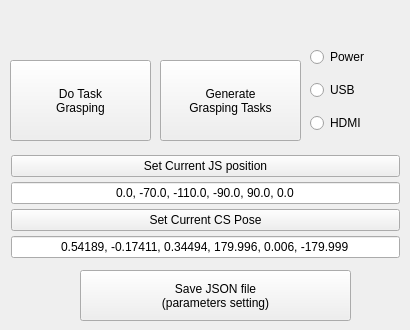
     <widget class="QWidget" name="tab">
      <attribute name="title">
       <string>Grasping</string>
      </attribute>
      <widget class="QPushButton" name="pushButton_doTask_Grasping">
       <property name="enabled">
        <bool>true</bool>
       </property>
       <property name="geometry">
        <rect>
         <x>10</x>
         <y>60</y>
         <width>141</width>
         <height>81</height>
        </rect>
       </property>
       <property name="layoutDirection">
        <enum>Qt::LeftToRight</enum>
       </property>
       <property name="text">
        <string>Do Task
Grasping</string>
       </property>
      </widget>
      <widget class="QPushButton" name="task_pushButton_genTasks_Grasping">
       <property name="enabled">
        <bool>true</bool>
       </property>
       <property name="geometry">
        <rect>
         <x>160</x>
         <y>60</y>
         <width>141</width>
         <height>81</height>
        </rect>
       </property>
       <property name="sizePolicy">
        <sizepolicy hsizetype="Preferred" vsizetype="Preferred">
         <horstretch>0</horstretch>
         <verstretch>0</verstretch>
        </sizepolicy>
       </property>
       <property name="text">
        <string>Generate
Grasping Tasks</string>
       </property>
      </widget>
      <widget class="QWidget" name="layoutWidget_37">
       <property name="geometry">
        <rect>
         <x>10</x>
         <y>150</y>
         <width>391</width>
         <height>113</height>
        </rect>
       </property>
       <layout class="QVBoxLayout" name="verticalLayout_40">
        <property name="spacing">
         <number>1</number>
        </property>
        <property name="leftMargin">
         <number>1</number>
        </property>
        <property name="topMargin">
         <number>1</number>
        </property>
        <property name="rightMargin">
         <number>1</number>
        </property>
        <property name="bottomMargin">
         <number>1</number>
        </property>
        <item>
         <widget class="QPushButton" name="pushButton_setGraspingCurrentJSPosition">
          <property name="text">
           <string>Set Current JS position</string>
          </property>
         </widget>
        </item>
        <item>
         <widget class="QLineEdit" name="lineEdit_controlView_GraspingInitialJSPosition">
          <property name="enabled">
           <bool>true</bool>
          </property>
          <property name="text">
           <string>0.0, -70.0, -110.0, -90.0, 90.0, 0.0</string>
          </property>
          <property name="alignment">
           <set>Qt::AlignCenter</set>
          </property>
         </widget>
        </item>
        <item>
         <widget class="QPushButton" name="pushButton_setGraspingCurrentCSPose">
          <property name="text">
           <string>Set Current CS Pose</string>
          </property>
         </widget>
        </item>
        <item>
         <widget class="QLineEdit" name="lineEdit_controlView_GraspingTargetCSPose">
          <property name="enabled">
           <bool>true</bool>
          </property>
          <property name="text">
           <string>0.54189, -0.17411, 0.34494, 179.996, 0.006, -179.999</string>
          </property>
          <property name="alignment">
           <set>Qt::AlignCenter</set>
          </property>
         </widget>
        </item>
       </layout>
      </widget>
      <widget class="QPushButton" name="pushButton_saveJSONGraspingUserInputParameters">
       <property name="geometry">
        <rect>
         <x>80</x>
         <y>270</y>
         <width>271</width>
         <height>51</height>
        </rect>
       </property>
       <property name="sizePolicy">
        <sizepolicy hsizetype="Preferred" vsizetype="Preferred">
         <horstretch>0</horstretch>
         <verstretch>0</verstretch>
        </sizepolicy>
       </property>
       <property name="text">
        <string>Save JSON file
(parameters setting)</string>
       </property>
      </widget>
      <widget class="QWidget" name="layoutWidget_38">
       <property name="geometry">
        <rect>
         <x>310</x>
         <y>40</y>
         <width>91</width>
         <height>101</height>
        </rect>
       </property>
       <layout class="QVBoxLayout" name="verticalLayout_34">
        <item>
         <widget class="QRadioButton" name="radioButton_grasping_Power">
          <property name="text">
           <string>Power</string>
          </property>
         </widget>
        </item>
        <item>
         <widget class="QRadioButton" name="radioButton_grasping_USB">
          <property name="text">
           <string>USB</string>
          </property>
         </widget>
        </item>
        <item>
         <widget class="QRadioButton" name="radioButton_grasping_HDMI">
          <property name="text">
           <string>HDMI</string>
          </property>
         </widget>
        </item>
       </layout>
      </widget>
     </widget>
